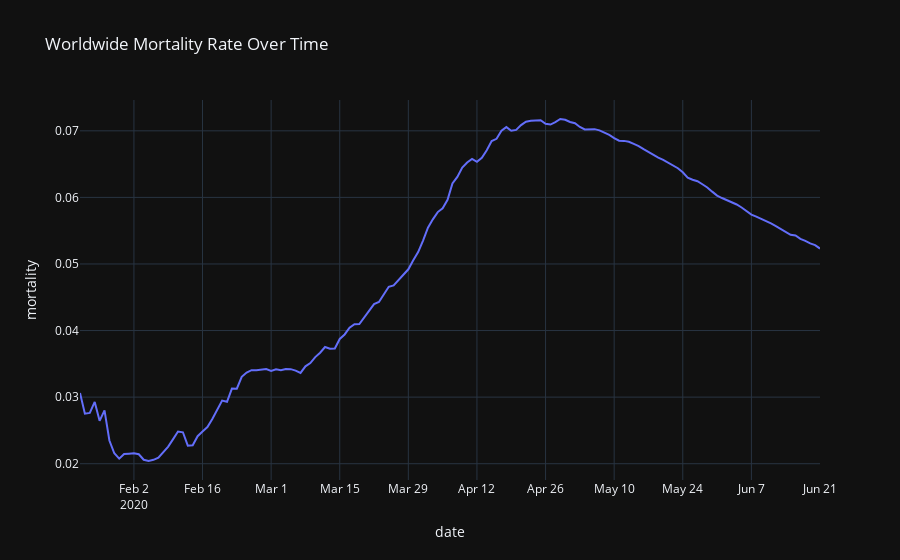

The cell this chart's notebook holds for it:
### Markdown cell above
### 全球死亡率 (折線圖)

- 可以明顯看到，死亡率在 2020/5 開始下降

### Code cell
ww_df['mortality'] = ww_df['fatalities'] / ww_df['confirmed']

fig = px.line(ww_df, x="date", y="mortality", 
              title="Worldwide Mortality Rate Over Time")
fig.show()

### Figure 1 — Plotly figure (JSON) as saved in the notebook; plotly's stock layout.template omitted (floating-point values rounded to 4 significant figures; data arrays with more than 128 entries replaced by an {"elided": "..."} marker saying what was removed)
{"data": [{"hovertemplate": "date=%{x}<br>mortality=%{y}<extra></extra>", "legendgroup": "", "line": {"color": "#636efa", "dash": "solid"}, "mode": "lines", "name": "", "orientation": "v", "showlegend": false, "type": "scatter", "x": {"elided": "152 str values"}, "xaxis": "x", "y": {"elided": "152 float values"}, "yaxis": "y"}], "layout": {"legend": {"tracegroupgap": 0}, "title": {"text": "Worldwide Mortality Rate Over Time"}, "xaxis": {"anchor": "y", "domain": [0, 1], "title": {"text": "date"}}, "yaxis": {"anchor": "x", "domain": [0, 1], "title": {"text": "mortality"}}}}
